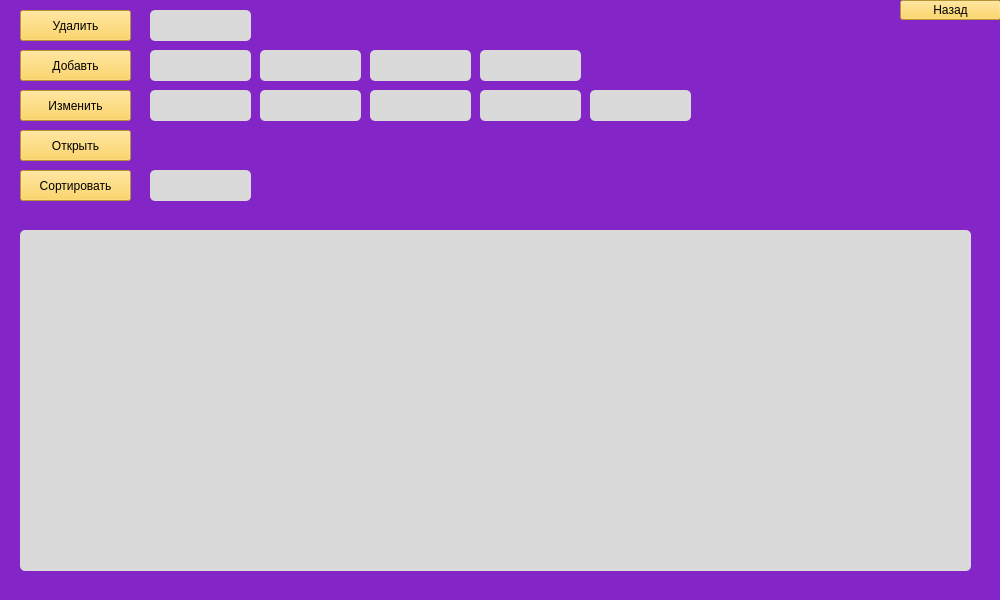
<?xml version="1.0" encoding="UTF-8"?>
<ui version="4.0">
 <class>MainWindow</class>
 <widget class="QMainWindow" name="MainWindow">
  <property name="geometry">
   <rect>
    <x>0</x>
    <y>0</y>
    <width>1000</width>
    <height>600</height>
   </rect>
  </property>
  <property name="minimumSize">
   <size>
    <width>1000</width>
    <height>600</height>
   </size>
  </property>
  <property name="maximumSize">
   <size>
    <width>1000</width>
    <height>600</height>
   </size>
  </property>
  <property name="sizeIncrement">
   <size>
    <width>1000</width>
    <height>800</height>
   </size>
  </property>
  <property name="baseSize">
   <size>
    <width>1000</width>
    <height>600</height>
   </size>
  </property>
  <property name="windowTitle">
   <string>Maintenance</string>
  </property>
  <property name="styleSheet">
   <string notr="true">
background-color: rgb(132, 37, 200);
font: 75 12pt &quot;Fixedsys&quot;;
</string>
  </property>
  <widget class="QWidget" name="centralwidget">
   <widget class="QTableWidget" name="tableWidget">
    <property name="geometry">
     <rect>
      <x>20</x>
      <y>230</y>
      <width>951</width>
      <height>341</height>
     </rect>
    </property>
    <property name="styleSheet">
     <string notr="true">background-color: rgb(218, 218, 218);
border-radius: 5px;</string>
    </property>
    <property name="dragEnabled">
     <bool>true</bool>
    </property>
   </widget>
   <widget class="QPushButton" name="Dell">
    <property name="geometry">
     <rect>
      <x>20</x>
      <y>10</y>
      <width>111</width>
      <height>31</height>
     </rect>
    </property>
    <property name="styleSheet">
     <string notr="true">background-color: rgb(255, 207, 64);
</string>
    </property>
    <property name="text">
     <string>Удалить</string>
    </property>
   </widget>
   <widget class="QPushButton" name="Add">
    <property name="geometry">
     <rect>
      <x>20</x>
      <y>50</y>
      <width>111</width>
      <height>31</height>
     </rect>
    </property>
    <property name="styleSheet">
     <string notr="true">background-color: rgb(255, 207, 64);
</string>
    </property>
    <property name="text">
     <string>Добавть</string>
    </property>
   </widget>
   <widget class="QPushButton" name="Change">
    <property name="geometry">
     <rect>
      <x>20</x>
      <y>90</y>
      <width>111</width>
      <height>31</height>
     </rect>
    </property>
    <property name="styleSheet">
     <string notr="true">background-color: rgb(255, 207, 64);
</string>
    </property>
    <property name="text">
     <string>Изменить</string>
    </property>
   </widget>
   <widget class="QPushButton" name="Open">
    <property name="geometry">
     <rect>
      <x>20</x>
      <y>130</y>
      <width>111</width>
      <height>31</height>
     </rect>
    </property>
    <property name="styleSheet">
     <string notr="true">background-color: rgb(255, 207, 64);
</string>
    </property>
    <property name="text">
     <string>Открыть</string>
    </property>
   </widget>
   <widget class="QPushButton" name="Sort">
    <property name="geometry">
     <rect>
      <x>20</x>
      <y>170</y>
      <width>111</width>
      <height>31</height>
     </rect>
    </property>
    <property name="styleSheet">
     <string notr="true">background-color: rgb(255, 207, 64);
</string>
    </property>
    <property name="text">
     <string>Сортировать</string>
    </property>
   </widget>
   <widget class="QPushButton" name="Back">
    <property name="geometry">
     <rect>
      <x>900</x>
      <y>0</y>
      <width>101</width>
      <height>20</height>
     </rect>
    </property>
    <property name="styleSheet">
     <string notr="true">background-color: rgb(255, 207, 64);
</string>
    </property>
    <property name="text">
     <string>Назад</string>
    </property>
   </widget>
   <widget class="QLineEdit" name="DellLine">
    <property name="geometry">
     <rect>
      <x>150</x>
      <y>10</y>
      <width>101</width>
      <height>31</height>
     </rect>
    </property>
    <property name="styleSheet">
     <string notr="true">background-color: rgb(218, 218, 218);
border-radius: 5px;</string>
    </property>
   </widget>
   <widget class="QLineEdit" name="AddLine">
    <property name="geometry">
     <rect>
      <x>150</x>
      <y>50</y>
      <width>101</width>
      <height>31</height>
     </rect>
    </property>
    <property name="styleSheet">
     <string notr="true">background-color: rgb(218, 218, 218);
border-radius: 5px;</string>
    </property>
   </widget>
   <widget class="QLineEdit" name="AddLine_1">
    <property name="geometry">
     <rect>
      <x>260</x>
      <y>50</y>
      <width>101</width>
      <height>31</height>
     </rect>
    </property>
    <property name="styleSheet">
     <string notr="true">background-color: rgb(218, 218, 218);
border-radius: 5px;</string>
    </property>
   </widget>
   <widget class="QLineEdit" name="AddLine_2">
    <property name="geometry">
     <rect>
      <x>370</x>
      <y>50</y>
      <width>101</width>
      <height>31</height>
     </rect>
    </property>
    <property name="styleSheet">
     <string notr="true">background-color: rgb(218, 218, 218);
border-radius: 5px;</string>
    </property>
   </widget>
   <widget class="QLineEdit" name="AddLine_3">
    <property name="geometry">
     <rect>
      <x>480</x>
      <y>50</y>
      <width>101</width>
      <height>31</height>
     </rect>
    </property>
    <property name="styleSheet">
     <string notr="true">background-color: rgb(218, 218, 218);
border-radius: 5px;</string>
    </property>
   </widget>
   <widget class="QLineEdit" name="ChangeLine_4">
    <property name="geometry">
     <rect>
      <x>590</x>
      <y>90</y>
      <width>101</width>
      <height>31</height>
     </rect>
    </property>
    <property name="styleSheet">
     <string notr="true">background-color: rgb(218, 218, 218);
border-radius: 5px;</string>
    </property>
   </widget>
   <widget class="QLineEdit" name="ChangeLine_1">
    <property name="geometry">
     <rect>
      <x>260</x>
      <y>90</y>
      <width>101</width>
      <height>31</height>
     </rect>
    </property>
    <property name="styleSheet">
     <string notr="true">background-color: rgb(218, 218, 218);
border-radius: 5px;</string>
    </property>
   </widget>
   <widget class="QLineEdit" name="ChangeLine_2">
    <property name="geometry">
     <rect>
      <x>370</x>
      <y>90</y>
      <width>101</width>
      <height>31</height>
     </rect>
    </property>
    <property name="styleSheet">
     <string notr="true">background-color: rgb(218, 218, 218);
border-radius: 5px;</string>
    </property>
   </widget>
   <widget class="QLineEdit" name="ChangeLine_3">
    <property name="geometry">
     <rect>
      <x>480</x>
      <y>90</y>
      <width>101</width>
      <height>31</height>
     </rect>
    </property>
    <property name="styleSheet">
     <string notr="true">background-color: rgb(218, 218, 218);
border-radius: 5px;</string>
    </property>
   </widget>
   <widget class="QLineEdit" name="ChangeLine">
    <property name="geometry">
     <rect>
      <x>150</x>
      <y>90</y>
      <width>101</width>
      <height>31</height>
     </rect>
    </property>
    <property name="styleSheet">
     <string notr="true">background-color: rgb(218, 218, 218);
border-radius: 5px;</string>
    </property>
   </widget>
   <widget class="QLineEdit" name="lineEdit_13">
    <property name="geometry">
     <rect>
      <x>150</x>
      <y>170</y>
      <width>101</width>
      <height>31</height>
     </rect>
    </property>
    <property name="styleSheet">
     <string notr="true">background-color: rgb(218, 218, 218);
border-radius: 5px;</string>
    </property>
   </widget>
  </widget>
 </widget>
 <resources/>
 <connections/>
</ui>
